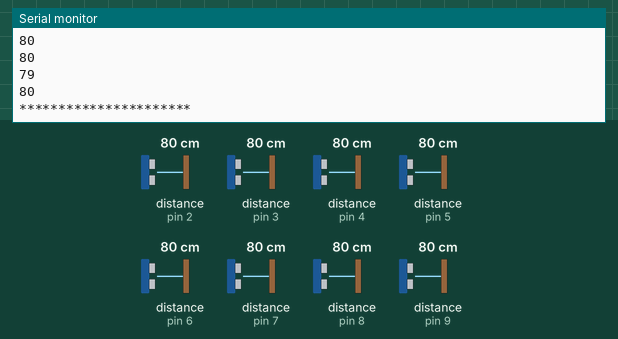
The sketch below on a simulated Arduino Uno, built with avr-gcc and run on an emulated ATmega328P. Shown: the last lines printed to the serial monitor. Wiring (inferred from the names in the program): 8 × ultrasonic range finder: trigger pin 2, echo pin 2 / trigger pin 3, echo pin 3 / trigger pin 4, echo pin 4 / trigger pin 5, echo pin 5 / trigger pin 6, echo pin 6 / trigger pin 7, echo pin 7 / trigger pin 8, echo pin 8 / trigger pin 9, echo pin 9. The inputs (shaded band) are chosen by the test bench; at power-on: distance to the obstacle (sensors on pin 2, pin 3, pin 4, pin 5, pin 6, pin 7, pin 8, pin 9) 80 cm. The echo pulse lasts 58.3 µs per cm.

Above: at 1.2 s.
1.3 s: distance to the obstacle (sensor on pin 2) set to 2 cm
2.8 s: distance to the obstacle (sensor on pin 3) set to 2 cm
At 3.5 s:
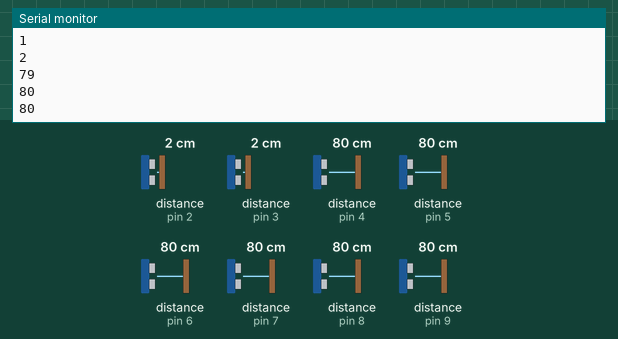
4.3 s: distance to the obstacle (sensor on pin 4) set to 9 cm
At 5.1 s:
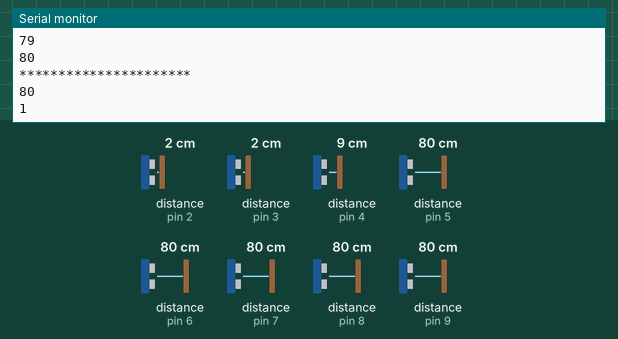
5.8 s: distance to the obstacle (sensor on pin 5) set to 4 cm
At 6.4 s:
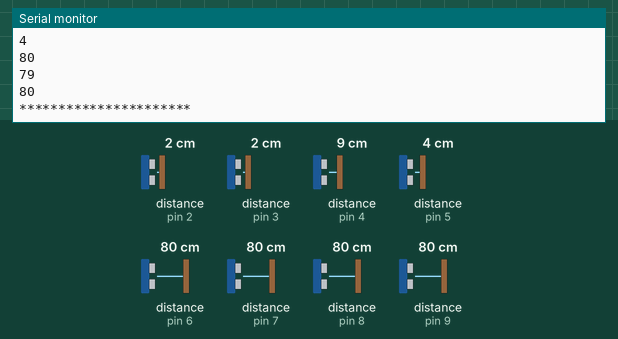
7.3 s: distance to the obstacle (sensor on pin 6) set to 9 cm
At 8.3 s:
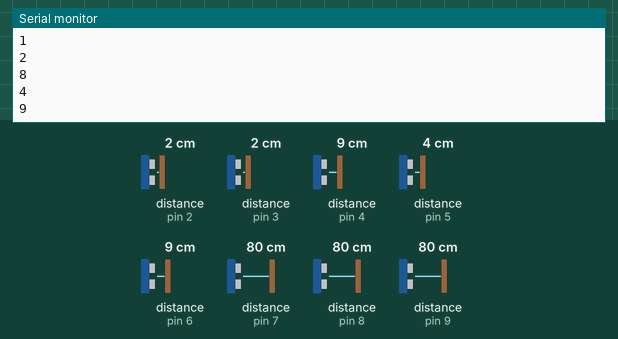
8.8 s: distance to the obstacle (sensor on pin 7) set to 4 cm
At 9.7 s:
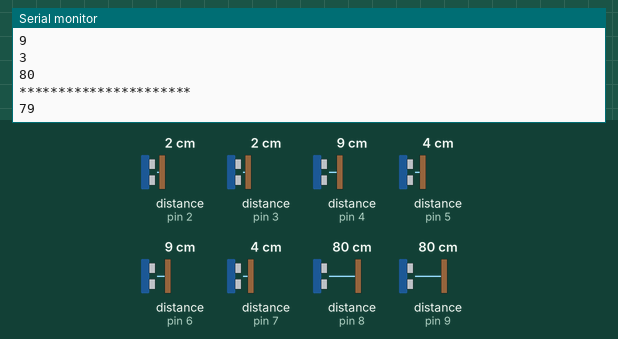
Timing chart, 0 to 11.3 s (numbered marks = the images above; inputs shaded):
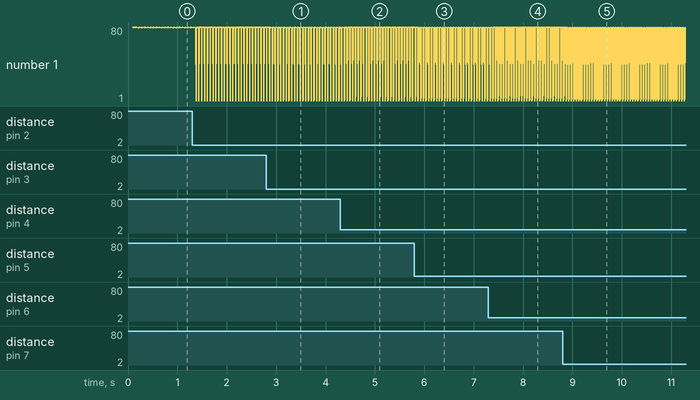

The sketch:

NV11_Ultrasonic_UNO.ino
```cpp
/*
 Name:		NV11_Ultrasonic_UNO.ino
 Created:	12/31/2019 9:43:10 AM
 Author:	Nicho
*/

/*
	The PING))) 28015 ultrasonic sensor has a range of 2cm to 3m.
*/

#include <Wire.h>

// For calculating distance in cm from signal pin for ultrasonic sensor
#define DISTANCE_FACTOR 58.138
#define NO_OF_SENSORS 8
#define SLAVE_ADDRESS 0x10

// ID & array positions for the calculated distances and signal pins
const uint8_t FRONT_ID = 0;
const uint8_t RIGHTFRONT_ID = 1;
const uint8_t RIGHTSIDE_ID = 2;
const uint8_t RIGHTBACK_ID = 3;
const uint8_t LEFTFRONT_ID = 4;
const uint8_t LEFTSIDE_ID = 5;
const uint8_t LEFTBACK_ID = 6;
const uint8_t BACK_ID = 7;

//Pins for ultrasonic sensors
static uint8_t SIG_PINS[NO_OF_SENSORS] = { 8, 2, 3, 4, 5, 6, 7, 9 };

// Array to store the calculated distances
static uint16_t distanceBuf[NO_OF_SENSORS];

// the setup function runs once when you press reset or power the board
void setup() {
	ultrasonicInit();
	Serial.begin(9600);

	// Init I2C. Join as slave with address of 0x10
	Wire.begin(SLAVE_ADDRESS);
	// Register request event -- The master will request distance data
	Wire.onRequest(requestEvent);

	delay(50);
}

// the loop function runs over and over again until power down or reset
void loop() {
	// Read in the distance from all ultrasonic sensors and store them in the distance buffer
	for (int i = 0; i < NO_OF_SENSORS; i++) {
		uint16_t d = read_ultrasonic(SIG_PINS[i]);
		distanceBuf[i] = d;
	}

	// Debug purpose
	for (int i = 0; i < NO_OF_SENSORS; i++) {

		Serial.println(distanceBuf[i]);
	}
	Serial.println("**********************");
}

/*
	Init ultrasonic sensor pins
*/
void ultrasonicInit() {
	//Init the ultrasonic sensor pins
	pinMode(SIG_PINS[RIGHTFRONT_ID], OUTPUT); // Right front
	digitalWrite(SIG_PINS[RIGHTFRONT_ID], LOW);

	pinMode(SIG_PINS[RIGHTSIDE_ID], OUTPUT); // Right side
	digitalWrite(SIG_PINS[RIGHTSIDE_ID], LOW);

	pinMode(SIG_PINS[RIGHTBACK_ID], OUTPUT); // Right back
	digitalWrite(SIG_PINS[RIGHTBACK_ID], LOW);

	pinMode(SIG_PINS[LEFTFRONT_ID], OUTPUT); // Left front
	digitalWrite(SIG_PINS[LEFTFRONT_ID], LOW);

	pinMode(SIG_PINS[LEFTSIDE_ID], OUTPUT); // Left side
	digitalWrite(SIG_PINS[LEFTSIDE_ID], LOW);

	pinMode(SIG_PINS[LEFTBACK_ID], OUTPUT); // Left back
	digitalWrite(SIG_PINS[LEFTBACK_ID], LOW);

	pinMode(SIG_PINS[FRONT_ID], OUTPUT); // Front
	digitalWrite(SIG_PINS[FRONT_ID], LOW);

	pinMode(SIG_PINS[BACK_ID], OUTPUT); // Back
	digitalWrite(SIG_PINS[BACK_ID], LOW);
}

/*
	Returns the distance reading from a single ultrasonic sensor
*/
uint16_t read_ultrasonic(uint8_t sig_pin) {
	uint16_t distance;
	pinMode(sig_pin, OUTPUT);
	digitalWrite(sig_pin, LOW);
	delayMicroseconds(2);
	// Send logic high to trigger the ultrasonic sensor
	digitalWrite(sig_pin, HIGH);
	delayMicroseconds(5);
	// Turn off trigger signal
	digitalWrite(sig_pin, LOW);
	// Config signal pin to input
	pinMode(sig_pin, INPUT);
	// Read in time the sig_pin remains high
	distance = pulseIn(sig_pin, HIGH);

	distance = distance / DISTANCE_FACTOR;
	if (distance > 300) {
		distance = 300;
	}
	return distance;
}

/*
	I2C master request data from the slave.
	For each ultrasonic data, first byte will be the ID of the sensor, the second byte is the actual data.
	REMEMBER TO MULTIPLY THE DATA BY 2 AT THE RECEIVER SIDE !!!!
*/
void requestEvent() {
	for (int i = 0; i < NO_OF_SENSORS; i++) {
		Wire.write((uint8_t)i); // Send the ID of the ultrasonic data
		Wire.write((uint8_t)(distanceBuf[i] / 2)); // Divide the data by 2 such that it can be transmitted as 1 byte
	}
}
```

Measured:
- after the input at 2.8 s, the serial monitor: prints a new line after 0.07 s (image 1)
- after the input at 4.3 s, the serial monitor: prints a new line after 0.09 s (image 2)
- after the input at 5.8 s, the serial monitor: prints a new line after 0.08 s (image 3)
- after the input at 7.3 s, the serial monitor: prints a new line after 0.10 s (image 4)
- after the input at 8.8 s, the serial monitor: prints a new line after 0.09 s (image 5)
